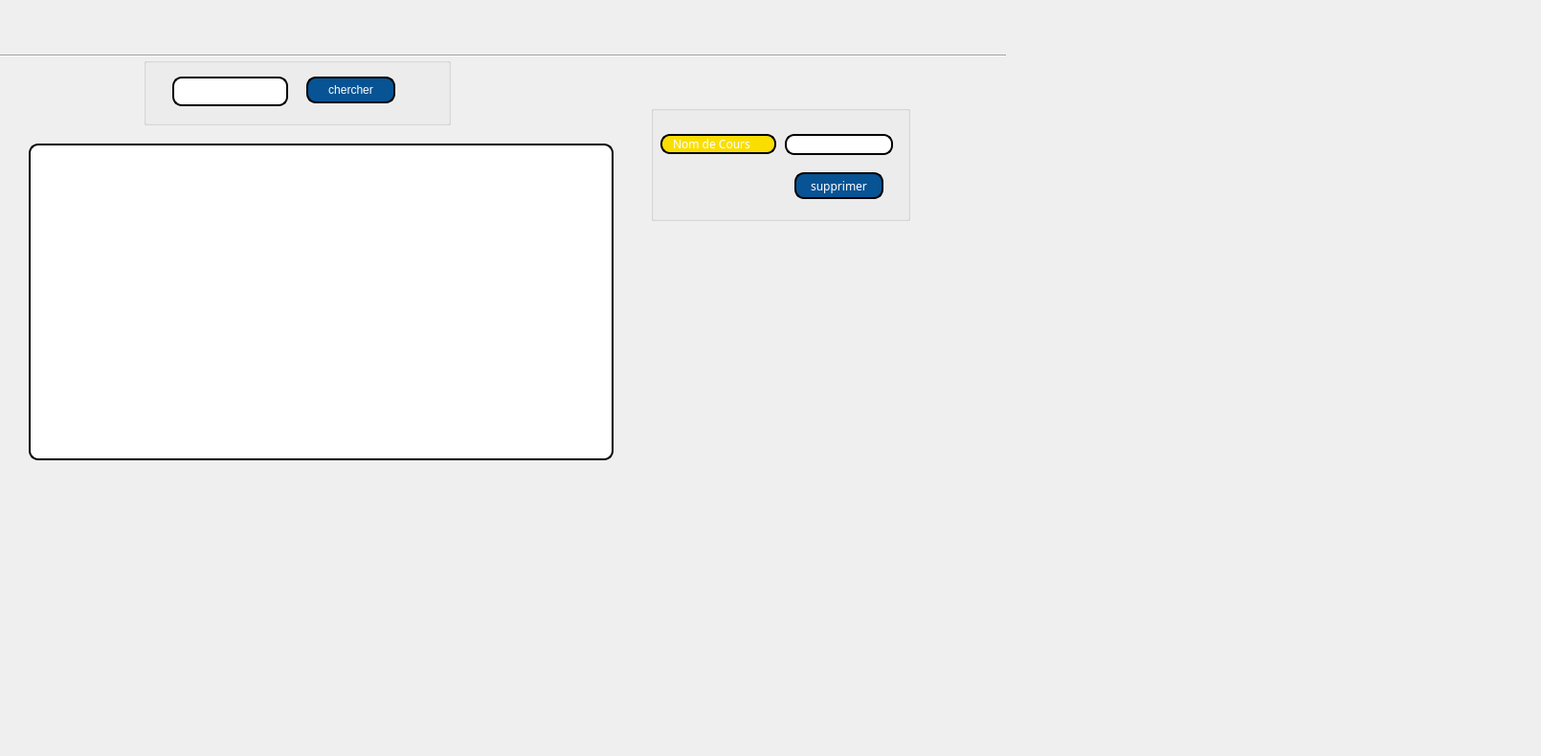
     <widget class="QWidget" name="tab_8">
      <attribute name="title">
       <string>fichier</string>
      </attribute>
      <widget class="Line" name="line_3">
       <property name="geometry">
        <rect>
         <x>0</x>
         <y>50</y>
         <width>1051</width>
         <height>16</height>
        </rect>
       </property>
       <property name="orientation">
        <enum>Qt::Horizontal</enum>
       </property>
      </widget>
      <widget class="QGroupBox" name="groupBox">
       <property name="geometry">
        <rect>
         <x>680</x>
         <y>110</y>
         <width>271</width>
         <height>121</height>
        </rect>
       </property>
       <property name="styleSheet">
        <string notr="true">text-align: center;
color:white;
font-family: Arial Black;</string>
       </property>
       <property name="title">
        <string/>
       </property>
       <widget class="QPushButton" name="suppCours_4">
        <property name="geometry">
         <rect>
          <x>150</x>
          <y>70</y>
          <width>93</width>
          <height>28</height>
         </rect>
        </property>
        <property name="styleSheet">
         <string notr="true">border: 2px solid black;
border-radius: 10px;
padding: 0 8px;
color: rgb(255, 255, 255);
background:#085394	;
font: bold, &quot;Comic Sans MS&quot;;


</string>
        </property>
        <property name="text">
         <string>supprimer</string>
        </property>
       </widget>
       <widget class="QLabel" name="suppCours_5">
        <property name="geometry">
         <rect>
          <x>10</x>
          <y>30</y>
          <width>121</width>
          <height>21</height>
         </rect>
        </property>
        <property name="styleSheet">
         <string notr="true">border: 2px solid black;
font: 75 8pt &quot;MS Shell Dlg 2&quot;;
border-radius: 10px;
padding: 0 8px;
background: #fade02;
font: bold, &quot;Comic Sans MS&quot;;;
text-align:center;
</string>
        </property>
        <property name="text">
         <string>Nom de Cours</string>
        </property>
       </widget>
       <widget class="QLineEdit" name="suppCours_6">
        <property name="geometry">
         <rect>
          <x>140</x>
          <y>30</y>
          <width>113</width>
          <height>22</height>
         </rect>
        </property>
        <property name="styleSheet">
         <string notr="true">border: 2px solid black;
border-radius: 10px;
padding: 0 8px;
background: white;
selection-background-color: gray;
</string>
        </property>
        <property name="text">
         <string/>
        </property>
       </widget>
      </widget>
      <widget class="QTableView" name="chercher_cours_3">
       <property name="geometry">
        <rect>
         <x>30</x>
         <y>150</y>
         <width>611</width>
         <height>331</height>
        </rect>
       </property>
       <property name="styleSheet">
        <string notr="true">border: 2px solid black;
border-radius: 10px;
padding: 0 8px;
background: white;
selection-background-color: gray;
</string>
       </property>
      </widget>
      <widget class="QLineEdit" name="lineEdit_chercher_2">
       <property name="geometry">
        <rect>
         <x>180</x>
         <y>80</y>
         <width>121</width>
         <height>31</height>
        </rect>
       </property>
       <property name="styleSheet">
        <string notr="true">border: 2px solid black;
border-radius: 10px;
padding: 0 8px;
background: white;
selection-background-color: gray;
</string>
       </property>
       <property name="text">
        <string/>
       </property>
      </widget>
      <widget class="QPushButton" name="chercher_2">
       <property name="geometry">
        <rect>
         <x>320</x>
         <y>80</y>
         <width>93</width>
         <height>28</height>
        </rect>
       </property>
       <property name="styleSheet">
        <string notr="true">border: 2px solid black;
border-radius: 10px;
padding: 0 8px;
color: rgb(255, 255, 255);
background:#085394	;
font: bold, &quot;Comic Sans MS&quot;;


</string>
       </property>
       <property name="text">
        <string>chercher</string>
       </property>
      </widget>
      <widget class="QLabel" name="background_6">
       <property name="geometry">
        <rect>
         <x>0</x>
         <y>0</y>
         <width>1601</width>
         <height>781</height>
        </rect>
       </property>
       <property name="text">
        <string/>
       </property>
      </widget>
      <widget class="QGroupBox" name="groupBox_9">
       <property name="geometry">
        <rect>
         <x>150</x>
         <y>60</y>
         <width>321</width>
         <height>71</height>
        </rect>
       </property>
       <property name="title">
        <string/>
       </property>
      </widget>
      <zorder>background_6</zorder>
      <zorder>groupBox</zorder>
      <zorder>groupBox_9</zorder>
      <zorder>line_3</zorder>
      <zorder>chercher_cours_3</zorder>
      <zorder>lineEdit_chercher_2</zorder>
      <zorder>chercher_2</zorder>
     </widget>
